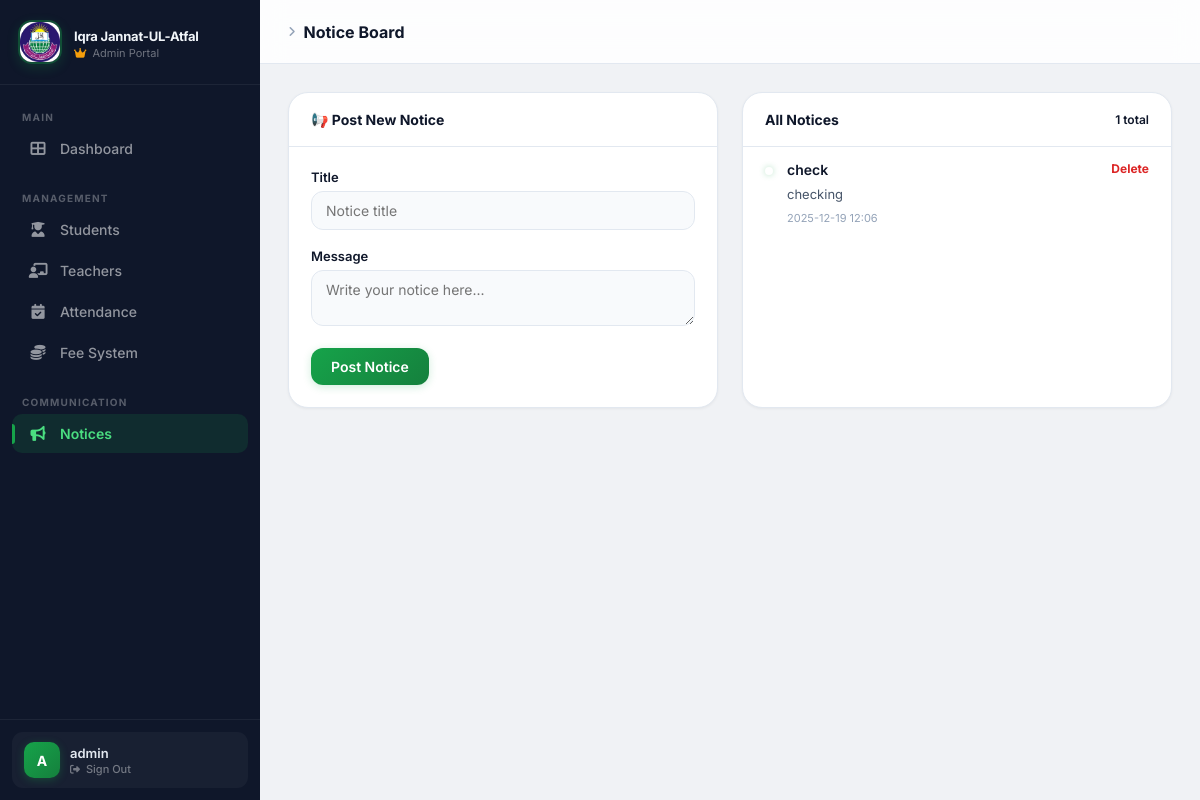
Page /admin/notices (signed in) on the committed database.
### tables this page shows
CREATE TABLE notices (
    id INTEGER PRIMARY KEY AUTOINCREMENT,
    title TEXT,
    message TEXT,
    created_at TEXT
);

### app.py (the view, shortened to what this page needs)
@app.route("/admin/notices", methods=["GET", "POST"])
def admin_notices():
    if session.get("role") != "admin":
        return redirect("/")
    db = get_db()
    cursor = db.cursor()
    cursor.execute("""
        SELECT id, title, message, created_at
        FROM notices
        ORDER BY id DESC
    """)
    notices = cursor.fetchall()
    db.close()
    return render_template("admin/notices.html", notices=notices)

### app.py (called while the page is built)
def get_db():
    conn = sqlite3.connect(DB_PATH)
    conn.row_factory = sqlite3.Row
    return conn

### templates/admin/notices.html (shortened to what this page needs)
{% extends "admin/layout.html" %}
{% block topbar_title %}Notice Board{% endblock %}
{% block content %}
<div class="panels-grid">
  <div class="panel">
    <div class="panel-header"><div class="panel-title">📢 Post New Notice</div></div>
    <div class="panel-body">
      <form method="POST">
        <div class="form-group">
          <label class="form-label">Title</label>
          <input type="text" name="title" class="form-control" placeholder="Notice title" required>
        </div>
        <div class="form-group">
          <label class="form-label">Message</label>
          <textarea name="message" class="form-control" placeholder="Write your notice here..." required></textarea>
        </div>
        <button type="submit" class="btn btn-primary">Post Notice</button>
      </form>
    </div>
  </div>
  <div class="panel">
    <div class="panel-header">
      <div class="panel-title">All Notices</div>
      <span style="font-size:12px;color:var(--text3);font-weight:600">{{ notices|length }} total</span>
    </div>
    {% for n in notices %}
    <div class="notice-item">
      <div class="notice-dot" style="background:var(--gold)"></div>
      <div style="flex:1">
        <div class="notice-title">{{ n[1] }}</div>
        <div class="notice-body">{{ n[2] }}</div>
        <div class="notice-meta">{{ n[3] }}</div>
      </div>
      <a href="/admin/delete_notice/{{ n[0] }}"
         onclick="return confirm('Delete this notice?')"
         style="color:#dc2626;font-size:12px;text-decoration:none;flex-shrink:0;font-weight:700">Delete</a>
    </div>
    {% else %}
    <p style="padding:20px;color:var(--text3);font-size:13px;font-weight:500">No notices yet.</p>
    {% endfor %}
  </div>
</div>
{% endblock %}

### static/css/style.css (style rules this page uses)
*, *::before, *::after { box-sizing: border-box; margin: 0; padding: 0; }
:root { --green: #16a34a; --green-dark: #15803d; --green-light: #dcfce7; --green-glow: rgba(22,163,74,0.25); --indigo: #6366f1; --indigo-light: #e0e7ff; --amber: #f59e0b; --amber-light: #fef3c7; --red: #dc2626; --red-light: #fef2f2; --bg: #f0f2f5; --surface: #ffffff; --sidebar-bg: #0f172a; --sidebar-hover: rgba(255,255,255,0.06); --sidebar-active: rgba(22,163,74,0.15); --text: #0f172a; --text-2: #475569; --text-3: #94a3b8; --border: #e2e8f0; --radius-sm: 8px; --radius-md: 12px; --radius-lg: 16px; --radius-xl: 20px; --shadow-sm: 0 1px 3px rgba(0,0,0,0.05); --shadow-md: 0 4px 16px rgba(0,0,0,0.06); --shadow-lg: 0 8px 30px rgba(0,0,0,0.08); --shadow-xl: 0 20px 60px rgba(0,0,0,0.10); --sidebar-w: 260px; --topbar-h: 64px; }
html { scroll-behavior: smooth; }
body { font-family: 'Inter', 'Segoe UI', system-ui, -apple-system, sans-serif; background: var(--bg); color: var(--text); min-height: 100vh; display: flex; -webkit-font-smoothing: antialiased; -moz-osx-font-smoothing: grayscale; }
.panel { background: var(--surface); border-radius: var(--radius-xl); box-shadow: var(--shadow-sm); border: 1px solid var(--border); margin-bottom: 24px; overflow: hidden; transition: box-shadow 0.2s; }
.panel-header { display: flex; align-items: center; justify-content: space-between; padding: 18px 22px; border-bottom: 1px solid var(--border); }
.panel-title { font-size: 14px; font-weight: 700; color: var(--text); display: flex; align-items: center; gap: 8px; }
.panel-body { padding: 22px; }
.panels-grid { display: grid; grid-template-columns: 1fr 1fr; gap: 24px; }
.btn { display: inline-flex; align-items: center; gap: 8px; padding: 10px 20px; border-radius: var(--radius-md); font-size: 14px; font-weight: 600; cursor: pointer; font-family: inherit; border: none; text-decoration: none; transition: all 0.2s ease; }
.btn-primary { background: linear-gradient(135deg, var(--green), var(--green-dark)); color: #fff; box-shadow: 0 2px 8px rgba(22,163,74,0.2); }
.form-group { margin-bottom: 18px; }
.form-group label { display: block; font-size: 13px; font-weight: 600; color: var(--text); margin-bottom: 6px; }
.form-group input, .form-group select, .form-group textarea { width: 100%; padding: 10px 14px; border: 1.5px solid var(--border); border-radius: var(--radius-md); font-size: 14px; font-family: inherit; color: var(--text); background: #f8fafc; transition: all 0.2s; outline: none; }
.notice-item { display: flex; align-items: flex-start; gap: 14px; padding: 14px 22px; border-bottom: 1px solid #f1f5f9; transition: background 0.15s; }
.notice-item:last-child { border: none; }
.notice-dot { width: 8px; height: 8px; background: var(--green); border-radius: 50%; margin-top: 6px; flex-shrink: 0; box-shadow: 0 0 6px rgba(22,163,74,0.3); }
.notice-title { font-size: 14px; font-weight: 600; color: var(--text); }
.notice-body { font-size: 13px; color: var(--text-2); margin: 6px 0; line-height: 1.6; }
.notice-meta { font-size: 11px; color: var(--text-3); }

### rows in the picture
notices: title "check", message "checking", created_at "2025-12-19 12:06"

### other values in the picture
{{ session.username[0]|upper }} "A"
{{ session.username }} "admin"
{{ notices|length }} "1"
